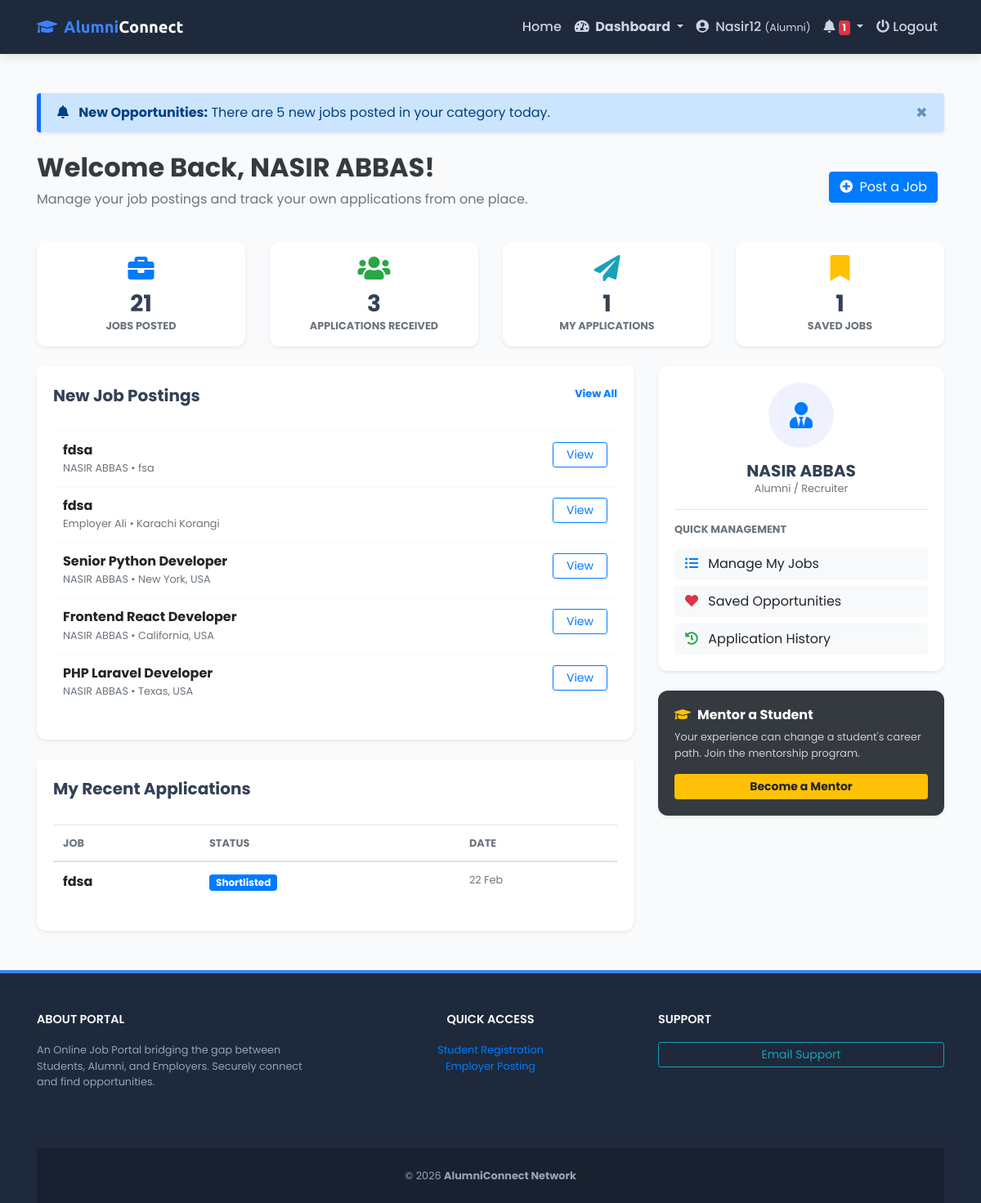
Screenshot of /dashboard/alumni/ (signed in) with the database file from the repository.
### myapp/models.py (models this page shows, shortened)
class RegisteredUsers(models.Model):
    STATUS_CHOICES = (
        ('active', 'Active'),
        ('inactive', 'Inactive'),
    )
    ROLE_CHOICES = (
        ('alumni', 'Alumni'),
        ('student', 'Student'),
        ('employer', 'Employer'),
    )
    user_id = models.AutoField(primary_key=True)
    username = models.CharField(max_length=150, unique=True)
    email = models.EmailField(unique=True)
    password = models.CharField(max_length=255)
    full_name = models.CharField(max_length=150, blank=True, null=True)
    role = models.CharField(
        max_length=10,
        choices=ROLE_CHOICES,
        default='student'
    )
    gender = models.CharField(
        max_length=10,
        choices=[('Male', 'Male'), ('Female', 'Female'), ('Other', 'Other')],
        blank=True,
        null=True
    )
    status = models.CharField(max_length=10, choices=STATUS_CHOICES, default='inactive')
    created_at = models.DateTimeField(auto_now_add=True)
    updated_at = models.DateTimeField(auto_now=True)

class Job(models.Model):
    JOB_TYPE_CHOICES = (
        ('full_time', 'Full Time'),
        ('part_time', 'Part Time'),
        ('internship', 'Internship'),
        ('contract', 'Contract'),
    )
    STATUS_CHOICES = (
        ('pending', 'Pending'),
        ('approved', 'Approved'),
        ('rejected', 'Rejected'),
    )
    employer = models.ForeignKey(
        RegisteredUsers,
        on_delete=models.CASCADE,
        limit_choices_to={'role__in': ['employer', 'alumni']},
        related_name='jobs'
    )
    title = models.CharField(max_length=255)
    description = models.TextField()
    location = models.CharField(max_length=255)
    salary_min = models.DecimalField(max_digits=10, decimal_places=2, blank=True, null=True)
    salary_max = models.DecimalField(max_digits=10, decimal_places=2, blank=True, null=True)
    job_type = models.CharField(max_length=20, choices=JOB_TYPE_CHOICES)
    category = models.CharField(max_length=255)
    skills_required = models.TextField(help_text="Comma separated skills")
    status = models.CharField(max_length=20, choices=STATUS_CHOICES, default='pending')
    created_at = models.DateTimeField(auto_now_add=True)

class JobApplication(models.Model):
    STATUS_CHOICES = (
        ('applied', 'Applied'),
        ('shortlisted', 'Shortlisted'),
        ('rejected', 'Rejected'),
        ('hired', 'Hired'),
    )
    job = models.ForeignKey(Job, on_delete=models.CASCADE, related_name='applications')
    applicant = models.ForeignKey(
        RegisteredUsers,  # <- use RegisteredUsers instead of settings.AUTH_USER_MODEL
        on_delete=models.CASCADE,
        limit_choices_to={'role__in': ['student', 'alumni']}
    )
    resume = models.FileField(upload_to='applications/')
    status = models.CharField(max_length=20, choices=STATUS_CHOICES, default='applied')
    applied_at = models.DateTimeField(auto_now_add=True)
    class Meta:
        unique_together = ('job', 'applicant')

### myapp/views.py (the view)
# urls.py: path('dashboard/alumni/', views.alumni_dashboard, name='alumni_dashboard'),
def alumni_dashboard(request):
    user = get_logged_in_user(request)
    if not user or user.role != 'alumni':
        return redirect('login')
    posted_jobs = Job.objects.filter(employer=user)
    total_posted_count = posted_jobs.count()
    total_received_applications = JobApplication.objects.filter(job__employer=user).count()
    my_applications = JobApplication.objects.filter(applicant=user)
    total_applied_count = my_applications.count()
    total_bookmarks = Bookmark.objects.filter(user=user).count()
    latest_jobs = Job.objects.filter(status='approved').order_by('-created_at')[:5]
    context = {
        'user': user,
        'total_posted': total_posted_count,
        'total_received': total_received_applications,
        'total_applied': total_applied_count,
        'total_bookmarks': total_bookmarks,
        'latest_jobs': latest_jobs,
        'my_applications_list': my_applications.order_by('-applied_at')[:5],
    }
    return render(request, 'alumni.html', context)

### templates/alumni.html (shortened to what this page needs)
{% extends "base.html" %}
{% block content %}
<div class="container my-5">
    <div class="alert alert-primary alert-dismissible fade show shadow-sm border-0 mb-4" role="alert" style="border-left: 5px solid #0d6efd !important;">
        <i class="fas fa-bell mr-2"></i> <strong>New Opportunities:</strong> There are 5 new jobs posted in your category today.
        <button type="button" class="close" data-dismiss="alert" aria-label="Close">
            <span aria-hidden="true">&times;</span>
        </button>
    </div>
    <div class="d-flex justify-content-between align-items-center mb-4">
        <div>
            <h2 class="font-weight-bold text-dark">Welcome Back, {{ user.full_name|default:user.username }}!</h2>
            <p class="text-muted">Manage your job postings and track your own applications from one place.</p>
        </div>
        <div class="d-flex">
            <a href="{% url 'job_create' %}" class="btn btn-primary shadow-sm mr-2">
                <i class="fas fa-plus-circle mr-1"></i> Post a Job
            </a>
        </div>
    </div>
    <div class="row mb-4">
        <div class="col-md-3">
            <div class="card border-0 shadow-sm bg-white text-center p-3">
                <div class="text-primary mb-2"><i class="fas fa-briefcase fa-2x"></i></div>
                <h3 class="font-weight-bold mb-0">{{ total_posted }}</h3>
                <small class="text-muted font-weight-bold text-uppercase">Jobs Posted</small>
            </div>
        </div>
        <div class="col-md-3">
            <div class="card border-0 shadow-sm bg-white text-center p-3">
                <div class="text-success mb-2"><i class="fas fa-users fa-2x"></i></div>
                <h3 class="font-weight-bold mb-0">{{ total_received }}</h3>
                <small class="text-muted font-weight-bold text-uppercase">Applications Received</small>
            </div>
        </div>
        <div class="col-md-3">
            <div class="card border-0 shadow-sm bg-white text-center p-3">
                <div class="text-info mb-2"><i class="fas fa-paper-plane fa-2x"></i></div>
                <h3 class="font-weight-bold mb-0">{{ total_applied }}</h3>
                <small class="text-muted font-weight-bold text-uppercase">My Applications</small>
            </div>
        </div>
        <div class="col-md-3">
            <div class="card border-0 shadow-sm bg-white text-center p-3">
                <div class="text-warning mb-2"><i class="fas fa-bookmark fa-2x"></i></div>
                <h3 class="font-weight-bold mb-0">{{ total_bookmarks }}</h3>
                <small class="text-muted font-weight-bold text-uppercase">Saved Jobs</small>
            </div>
        </div>
    </div>
    <div class="row">
        <div class="col-lg-8">
            <div class="card border-0 shadow-sm mb-4">
                <div class="card-header bg-white border-0 pt-4 d-flex justify-content-between">
                    <h5 class="font-weight-bold mb-0">New Job Postings</h5>
                    <a href="{% url 'job_list_search' %}" class="small font-weight-bold">View All</a>
                </div>
                <div class="card-body">
                    <div class="table-responsive">
                        <table class="table table-hover align-middle">
                            <tbody>
                                {% for job in latest_jobs %}
                                <tr>
                                    <td>
                                        <h6 class="mb-0 font-weight-bold">{{ job.title }}</h6>
                                        <small class="text-muted">{{ job.employer.full_name }} • {{ job.location }}</small>
                                    </td>
                                    <td class="text-right">
                                        <a href="{% url 'job_detail' job.id %}" class="btn btn-sm btn-outline-primary px-3">View</a>
                                    </td>
                                </tr>
                                {% empty %}
                                <tr><td colspan="2" class="text-center text-muted">No new jobs available.</td></tr>
                                {% endfor %}
                            </tbody>
                        </table>
                    </div>
                </div>
            </div>
            <div class="card border-0 shadow-sm">
                <div class="card-header bg-white border-0 pt-4">
                    <h5 class="font-weight-bold mb-0">My Recent Applications</h5>
                </div>
                <div class="card-body">
                    <div class="table-responsive">
                        <table class="table align-middle">
                            <thead class="text-muted small text-uppercase">
                                <tr>
                                    <th>Job</th>
                                    <th>Status</th>
                                    <th>Date</th>
                                </tr>
                            </thead>
                            <tbody>
                                {% for app in my_applications_list %}
                                <tr>
                                    <td class="font-weight-bold">{{ app.job.title }}</td>
                                    <td>
                                        <span class="badge
                                            {% if app.status == 'hired' %}badge-success
                                            {% elif app.status == 'rejected' %}badge-danger
                                            {% else %}badge-primary{% endif %} px-2 py-1">
                                            {{ app.get_status_display }}
                                        </span>
                                    </td>
                                    <td class="small text-muted">{{ app.applied_at|date:"d M" }}</td>
                                </tr>
                                {% empty %}
                                <tr><td colspan="3" class="text-center text-muted py-4">You haven't applied to any jobs yet.</td></tr>
                                {% endfor %}
                            </tbody>
                        </table>
                    </div>
                </div>
            </div>
        </div>
        <div class="col-lg-4">
            <div class="card border-0 shadow-sm mb-4">
                <div class="card-body text-center">
                    <div class="bg-soft-primary rounded-circle d-flex align-items-center justify-content-center mx-auto mb-3" style="width: 80px; height: 80px;">
                        <i class="fas fa-user-tie fa-2x text-primary"></i>
                    </div>
                    <h5 class="font-weight-bold mb-0">{{ user.full_name }}</h5>
                    <p class="text-muted small">Alumni / Recruiter</p>
                    <hr>
                    <div class="text-left">
                        <h6 class="small font-weight-bold text-uppercase text-muted mb-3">Quick Management</h6>
                        <a href="{% url 'my_posted_jobs' %}" class="btn btn-light btn-block text-left mb-2">
                            <i class="fas fa-list-ul mr-2 text-primary"></i> Manage My Jobs
                        </a>
                        <a href="{% url 'bookmarked_jobs' %}" class="btn btn-light btn-block text-left mb-2">
                            <i class="fas fa-heart mr-2 text-danger"></i> Saved Opportunities
                        </a>
                        <a href="{% url 'my_applications' %}" class="btn btn-light btn-block text-left">
                            <i class="fas fa-history mr-2 text-success"></i> Application History
                        </a>
                    </div>
                </div>
            </div>
            <div class="card border-0 bg-dark text-white shadow-sm">
                <div class="card-body">
                    <h6 class="font-weight-bold"><i class="fas fa-graduation-cap mr-2 text-warning"></i>Mentor a Student</h6>
                    <p class="small opacity-75">Your experience can change a student's career path. Join the mentorship program.</p>
                    <button class="btn btn-warning btn-sm btn-block font-weight-bold">Become a Mentor</button>
                </div>
            </div>
        </div>
    </div>
</div>
{% endblock %}

### templates/base.html (shortened to what this page needs)
<!DOCTYPE html>
<html lang="en">
<head>
    <link rel="stylesheet" href="https://stackpath.bootstrapcdn.com/bootstrap/4.5.2/css/bootstrap.min.css">
    <link rel="stylesheet" href="https://cdnjs.cloudflare.com/ajax/libs/font-awesome/5.15.4/css/all.min.css">
</head>
<body>
<nav class="navbar navbar-expand-lg navbar-dark sticky-top">
    <div class="container">
        <a class="navbar-brand" href="{% url 'index' %}">
            <i class="fas fa-graduation-cap mr-2"></i>Alumni<span class="text-white">Connect</span>
        </a>
        <div class="collapse navbar-collapse" id="mainNav">
            <ul class="navbar-nav ml-auto">
                <li class="nav-item"><a class="nav-link" href="{% url 'index' %}">Home</a></li>
                {% if request.session.user_id %}
                <li class="nav-item dropdown">
                    <a class="nav-link dropdown-toggle font-weight-bold text-white" href="#" id="roleDropdown" role="button" data-toggle="dropdown" aria-haspopup="true" aria-expanded="false">
                        <i class="fas fa-tachometer-alt mr-1"></i> Dashboard
                    </a>
                </li>
                <li class="nav-item">
                    <a class="nav-link text-info" href="{% url 'update_profile' %}">
                        <i class="fas fa-user-circle mr-1"></i> {{ request.session.username }}
                        <span class="small">({{ request.session.role|capfirst }})</span>
                    </a>
                </li>
                <li class="nav-item dropdown">
    <a class="nav-link dropdown-toggle text-warning" href="#" id="notificationDropdown" role="button" data-toggle="dropdown" aria-haspopup="true" aria-expanded="false">
        <i class="fas fa-bell"></i>
        <span class="badge badge-danger" id="notification-count">0</span>
    </a>
</li>
                <li class="nav-item">
                    <a class="nav-link text-danger" href="{% url 'logout' %}">
                        <i class="fas fa-power-off"></i> Logout
                    </a>
                </li>
                {% else %}
                <li class="nav-item"><a class="nav-link" href="{% url 'login' %}">Login</a></li>
                <li class="nav-item"><a class="nav-link" href="{% url 'register' %}">Register</a></li>
                {% endif %}
            </ul>
        </div>
    </div>
</nav>
    {% block content %}{% endblock %}
    <footer>
        <div class="container">
            <div class="row">
                <div class="col-lg-4 mb-4">
                    <h5 class="footer-heading">About Portal</h5>
                    <p class="small">An Online Job Portal bridging the gap between Students, Alumni, and Employers.
                        Securely connect and find opportunities.</p>
                </div>
                <div class="col-lg-4 mb-4 text-center">
                    <h5 class="footer-heading">Quick Access</h5>
                    <ul class="list-unstyled small">
                        <li><a href="{% url 'register' %}">Student Registration</a></li>
                        <li><a href="{% url 'register' %}">Employer Posting</a></li>
                    </ul>
                </div>
                <div class="col-lg-4 mb-4">
                    <h5 class="footer-heading">Support</h5>
                    <a href="mailto:support@alumniconnect.com" class="btn btn-outline-info btn-sm btn-block">Email
                        Support</a>
                </div>
            </div>
            <div class="footer-bottom text-center">
                <p class="mb-0 small">&copy; {% now "Y" %} <strong>AlumniConnect Network</strong></p>
            </div>
        </div>
    </footer>
</body>
</html>

### rows the page displays
RegisteredUsers: session.username "Nasir12", session.role "Alumni", full_name "NASIR ABBAS"
Job: title "fdsa", employer.full_name "NASIR ABBAS", location "fsa"
Job: title "fdsa", employer.full_name "Employer Ali", location "Karachi Korangi"
Job: title "Senior Python Developer", employer.full_name "NASIR ABBAS", location "New York, USA"
Job: title "Frontend React Developer", employer.full_name "NASIR ABBAS", location "California, USA"
Job: title "PHP Laravel Developer", employer.full_name "NASIR ABBAS", location "Texas, USA"
JobApplication: job "fdsa", status "Shortlisted", applied_at "22 Feb"

### other values shown
{{ total_posted }} "21"
{{ total_received }} "3"
{{ total_applied }} "1"
{{ total_bookmarks }} "1"
